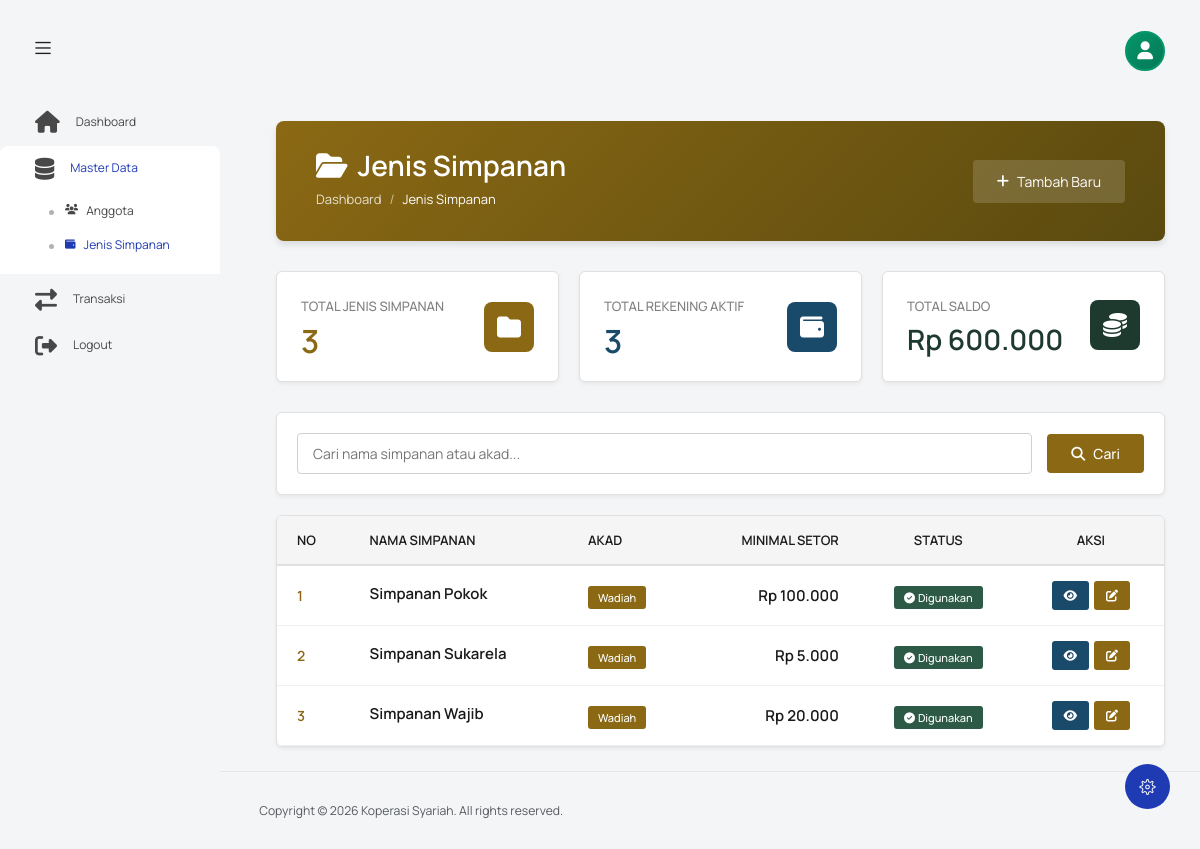
The app's page /index.php?controller=jenisSimpanan&action=index (signed in) with its own data.
### tables this page shows
CREATE TABLE `tb_jenis_simpanan` (
  `id_jenis` int NOT NULL,
  `nama_simpanan` varchar(50) DEFAULT NULL,
  `akad` varchar(50) DEFAULT NULL,
  `minimal_setor` decimal(15,2) DEFAULT NULL
);

### controllers/JenisSimpananController.php (called while the page is built, shortened)
<?php
require_once __DIR__ . '/../models/JenisSimpananModel.php';
class JenisSimpananController
{
    private $model;
    public function __construct($pdo)
    {
        $this->model = new JenisSimpananModel($pdo);
    }
    public function index(): void
    {
        $page = (int)($_GET['page'] ?? 1);
        $perPage = 10;
        $search = $_GET['search'] ?? '';
        $jenisSimpanan = $this->model->getJenisSimpananPaginated($page, $perPage, $search);
        $total = $this->model->getTotalJenisSimpanan($search);
        $statistics = $this->model->getStatistics();
        $totalPages = ceil($total / $perPage);
        $pagination = [
            'page' => $page,
            'perPage' => $perPage,
            'total' => $total,
            'totalPages' => $totalPages
        ];
        require_once __DIR__ . '/../views/jenis-simpanan/index.php';
    }
}

### models/JenisSimpananModel.php (called while the page is built, shortened)
<?php
class JenisSimpananModel
{
    private $db;
    public function __construct($pdo)
    {
        $this->db = $pdo;
    }
    public function getJenisSimpananPaginated(int $page = 1, int $perPage = 10, string $search = ''): array
    {
        $offset = ($page - 1) * $perPage;
        $query = "SELECT * FROM tb_jenis_simpanan WHERE 1=1";
        $params = [];
        $query .= " ORDER BY nama_simpanan ASC LIMIT :perPage OFFSET :offset";
        $stmt = $this->db->prepare($query);
        $stmt->bindValue(':perPage', $perPage, PDO::PARAM_INT);
        $stmt->bindValue(':offset', $offset, PDO::PARAM_INT);
        $stmt->execute();
        return $stmt->fetchAll(PDO::FETCH_ASSOC);
    }
    public function getTotalJenisSimpanan(string $search = ''): int
    {
        $query = "SELECT COUNT(*) as total FROM tb_jenis_simpanan WHERE 1=1";
        $params = [];
        $stmt = $this->db->prepare($query);
        $stmt->execute();
        $result = $stmt->fetch(PDO::FETCH_ASSOC);
        return (int)($result['total'] ?? 0);
    }
    public function getStatistics(): array
    {
        $statistics = [];
        $query = "SELECT COUNT(*) as total FROM tb_jenis_simpanan";
        $stmt = $this->db->query($query);
        $result = $stmt->fetch(PDO::FETCH_ASSOC);
        $statistics['total_jenis'] = (int)($result['total'] ?? 0);
        $query = "SELECT js.nama_simpanan, COUNT(sa.id_simpanan) as total_rekening,
                          SUM(sa.saldo_terakhir) as total_saldo
                  FROM tb_jenis_simpanan js
                  LEFT JOIN tb_simpanan_anggota sa ON js.id_jenis = sa.id_jenis
                  GROUP BY js.id_jenis, js.nama_simpanan
                  ORDER BY total_rekening DESC";
        $stmt = $this->db->query($query);
        $statistics['per_jenis'] = $stmt->fetchAll(PDO::FETCH_ASSOC);
        return $statistics;
    }
}

### views/jenis-simpanan/index.php (the view, shortened to what this page needs)
<?php include('template/header.php'); ?>
<body class="with-welcome-text">
  <div class="container-scroller">
    <?php include 'template/navbar.php'; ?>
    <div class="container-fluid page-body-wrapper">
      <?php include 'template/setting_panel.php'; ?>
      <?php include 'template/sidebar.php'; ?>
      <div class="main-panel">
        <div class="content-wrapper">
          <div class="row">
            <div class="col-sm-12">
              <div style="background: linear-gradient(135deg, #8b6914 0%, #5a4a0f 100%); color: white; padding: 30px 40px; border-radius: 8px; margin-bottom: 30px; box-shadow: 0 4px 6px rgba(0, 0, 0, 0.1);">
                <div style="display: flex; justify-content: space-between; align-items: center;">
                  <div>
                    <h2 style="font-size: 28px; font-weight: 600; margin: 0 0 8px 0; color: white;">
                      <i class="fas fa-folder-open" style="margin-right: 10px;"></i>Jenis Simpanan
                    </h2>
                    <nav style="background: transparent; padding: 0;">
                      <ol style="list-style: none; padding: 0; margin: 0; display: flex; gap: 8px; font-size: 13px;">
                        <li><a href="index.php?controller=dashboard&action=admin" style="color: rgba(255, 255, 255, 0.8); text-decoration: none;">Dashboard</a></li>
                        <li style="color: rgba(255, 255, 255, 0.6);">/</li>
                        <li style="color: white;">Jenis Simpanan</li>
                      </ol>
                    </nav>
                  </div>
                  <div style="display: flex; gap: 10px;">
                    <a href="index.php?controller=jenissimpanan&action=create"
                       style="padding: 12px 24px; background: rgba(255, 255, 255, 0.15); color: white; border-radius: 4px; text-decoration: none; font-size: 14px; transition: all 0.3s ease; display: flex; align-items: center;">
                      <i class="fas fa-plus" style="margin-right: 8px;"></i>Tambah Baru
                    </a>
                  </div>
                </div>
              </div>
              <div style="display: grid; grid-template-columns: repeat(auto-fit, minmax(250px, 1fr)); gap: 20px; margin-bottom: 30px;">
                <div style="background: white; border: 1px solid #e0e0e0; border-radius: 6px; padding: 24px; box-shadow: 0 2px 4px rgba(0, 0, 0, 0.06);">
                  <div style="display: flex; align-items: center; justify-content: space-between;">
                    <div>
                      <p style="margin: 0 0 8px 0; font-size: 13px; color: #808080; text-transform: uppercase; font-weight: 500;">Total Jenis Simpanan</p>
                      <h3 style="margin: 0; font-size: 32px; font-weight: 600; color: #8b6914;">
                        <?= number_format($statistics['total_jenis'] ?? 0) ?>
                      </h3>
                    </div>
                    <div style="width: 50px; height: 50px; background: #8b6914; border-radius: 8px; display: flex; align-items: center; justify-content: center;">
                      <i class="fas fa-folder" style="font-size: 24px; color: white;"></i>
                    </div>
                  </div>
                </div>
                <?php
                $totalRekening = 0;
                $totalSaldo = 0;
                foreach ($statistics['per_jenis'] ?? [] as $stat) {
                    $totalRekening += ($stat['total_rekening'] ?? 0);
                    $totalSaldo += ($stat['total_saldo'] ?? 0);
                }
                ?>
                <div style="background: white; border: 1px solid #e0e0e0; border-radius: 6px; padding: 24px; box-shadow: 0 2px 4px rgba(0, 0, 0, 0.06);">
                  <div style="display: flex; align-items: center; justify-content: space-between;">
                    <div>
                      <p style="margin: 0 0 8px 0; font-size: 13px; color: #808080; text-transform: uppercase; font-weight: 500;">Total Rekening Aktif</p>
                      <h3 style="margin: 0; font-size: 32px; font-weight: 600; color: #1a4a6a;">
                        <?= number_format($totalRekening) ?>
                      </h3>
                    </div>
                    <div style="width: 50px; height: 50px; background: #1a4a6a; border-radius: 8px; display: flex; align-items: center; justify-content: center;">
                      <i class="fas fa-wallet" style="font-size: 24px; color: white;"></i>
                    </div>
                  </div>
                </div>
                <div style="background: white; border: 1px solid #e0e0e0; border-radius: 6px; padding: 24px; box-shadow: 0 2px 4px rgba(0, 0, 0, 0.06);">
                  <div style="display: flex; align-items: center; justify-content: space-between;">
                    <div>
                      <p style="margin: 0 0 8px 0; font-size: 13px; color: #808080; text-transform: uppercase; font-weight: 500;">Total Saldo</p>
                      <h3 style="margin: 0; font-size: 28px; font-weight: 600; color: #1e3a2f;">
                        Rp <?= number_format($totalSaldo, 0, ',', '.') ?>
                      </h3>
                    </div>
                    <div style="width: 50px; height: 50px; background: #1e3a2f; border-radius: 8px; display: flex; align-items: center; justify-content: center;">
                      <i class="fas fa-coins" style="font-size: 24px; color: white;"></i>
                    </div>
                  </div>
                </div>
              </div>
              <div style="background: white; border: 1px solid #e0e0e0; border-radius: 6px; padding: 20px; margin-bottom: 20px; box-shadow: 0 2px 4px rgba(0, 0, 0, 0.06);">
                <form method="GET" action="index.php" style="display: flex; gap: 15px; align-items: center;">
                  <div style="flex: 1;">
                    <input type="text" name="search" placeholder="Cari nama simpanan atau akad..."
                           value="<?= htmlspecialchars($search) ?>"
                           style="width: 100%; padding: 10px 15px; border: 1px solid #d0d0d0; border-radius: 4px; font-size: 14px;">
                  </div>
                  <button type="submit" style="padding: 10px 24px; background: #8b6914; color: white; border: none; border-radius: 4px; font-size: 14px; cursor: pointer; font-weight: 500;">
                    <i class="fas fa-search" style="margin-right: 8px;"></i>Cari
                  </button>
                </form>
              </div>
              <div style="background: white; border: 1px solid #e0e0e0; border-radius: 6px; overflow: hidden; box-shadow: 0 2px 4px rgba(0, 0, 0, 0.06);">
                <div style="overflow-x: auto;">
                  <table style="width: 100%; border-collapse: collapse;">
                    <thead>
                      <tr style="background: #f5f5f5; border-bottom: 2px solid #e0e0e0;">
                        <th style="padding: 15px 20px; text-align: left; font-size: 13px; font-weight: 600; color: #1a1a1a; text-transform: uppercase;">No</th>
                        <th style="padding: 15px 20px; text-align: left; font-size: 13px; font-weight: 600; color: #1a1a1a; text-transform: uppercase;">Nama Simpanan</th>
                        <th style="padding: 15px 20px; text-align: left; font-size: 13px; font-weight: 600; color: #1a1a1a; text-transform: uppercase;">Akad</th>
                        <th style="padding: 15px 20px; text-align: right; font-size: 13px; font-weight: 600; color: #1a1a1a; text-transform: uppercase;">Minimal Setor</th>
                        <th style="padding: 15px 20px; text-align: center; font-size: 13px; font-weight: 600; color: #1a1a1a; text-transform: uppercase;">Status</th>
                        <th style="padding: 15px 20px; text-align: center; font-size: 13px; font-weight: 600; color: #1a1a1a; text-transform: uppercase;">Aksi</th>
                      </tr>
                    </thead>
                    <tbody>
                      <?php if (empty($jenisSimpanan)): ?>
                        <tr>
                          <td colspan="7" style="padding: 40px; text-align: center; color: #808080;">
                            <i class="fas fa-inbox" style="font-size: 48px; margin-bottom: 15px; color: #b0b0b0;"></i>
                            <p style="margin: 0; font-size: 14px;">Tidak ada jenis simpanan</p>
                            <?php if (!empty($search)): ?>
                              <p style="margin: 5px 0 0 0; font-size: 12px;">Coba kata kunci pencarian lain</p>
                            <?php else: ?>
                              <p style="margin: 5px 0 0 0; font-size: 12px;">
                                <a href="index.php?controller=jenissimpanan&action=create" style="color: #8b6914; font-weight: 500;">Tambah jenis simpanan baru</a>
                              </p>
                            <?php endif; ?>
                          </td>
                        </tr>
                      <?php else: ?>
                        <?php foreach ($jenisSimpanan as $index => $row): ?>
                          <?php
                          $isUsed = false;
                          foreach ($statistics['per_jenis'] ?? [] as $stat) {
                            if ($stat['nama_simpanan'] === $row['nama_simpanan'] && ($stat['total_rekening'] ?? 0) > 0) {
                              $isUsed = true;
                              break;
                            }
                          }
                          $no = ($pagination['page'] - 1) * $pagination['perPage'] + $index + 1;
                          ?>
                          <tr style="border-bottom: 1px solid #f0f0f0; transition: background 0.2s ease;">
                            <td style="padding: 15px 20px;">
                              <div style="font-weight: 600; color: #8b6914; font-size: 14px;">
                                <?= $no ?>
                              </div>
                            </td>
                            <td style="padding: 15px 20px;">
                              <div style="font-weight: 600; color: #1a1a1a; font-size: 15px; margin-bottom: 4px;">
                                <?= htmlspecialchars($row['nama_simpanan']) ?>
                              </div>
                            </td>
                            <td style="padding: 15px 20px;">
                              <span style="background: #8b6914; color: white; padding: 4px 10px; border-radius: 3px; font-size: 11px; font-weight: 500;">
                                <?= htmlspecialchars($row['akad']) ?>
                              </span>
                            </td>
                            <td style="padding: 15px 20px; text-align: right;">
                              <div style="font-weight: 600; color: #1a1a1a; font-size: 15px;">
                                Rp <?= number_format($row['minimal_setor'], 0, ',', '.') ?>
                              </div>
                            </td>
                            <td style="padding: 15px 20px; text-align: center;">
                              <?php if ($isUsed): ?>
                                <span style="background: #2d5a47; color: white; padding: 4px 10px; border-radius: 3px; font-size: 11px; font-weight: 500;">
                                  <i class="fas fa-check-circle" style="margin-right: 3px;"></i>Digunakan
                                </span>
                              <?php else: ?>
                                <span style="background: #e0e0e0; color: #808080; padding: 4px 10px; border-radius: 3px; font-size: 11px; font-weight: 500;">
                                  <i class="fas fa-times-circle" style="margin-right: 3px;"></i>Kosong
                                </span>
                              <?php endif; ?>
                            </td>
                            <td style="padding: 15px 20px; text-align: center;">
                              <div style="display: flex; gap: 5px; justify-content: center;">
                                <a href="index.php?controller=jenissimpanan&action=view&id=<?= $row['id_jenis'] ?>"
                                   style="padding: 6px 12px; background: #1a4a6a; color: white; border-radius: 3px; text-decoration: none; font-size: 12px; transition: all 0.3s ease;"
                                   title="Lihat Detail">
                                  <i class="fas fa-eye"></i>
                                </a>
                                <a href="index.php?controller=jenissimpanan&action=edit&id=<?= $row['id_jenis'] ?>"
                                   style="padding: 6px 12px; background: #8b6914; color: white; border-radius: 3px; text-decoration: none; font-size: 12px; transition: all 0.3s ease;"
                                   title="Edit">
                                  <i class="fas fa-edit"></i>
                                </a>
                              </div>
                            </td>
                          </tr>
                        <?php endforeach; ?>
                      <?php endif; ?>
                    </tbody>
                  </table>
                </div>
              </div>
            </div>
          </div>
        </div>
        <footer class="footer">
          <div class="d-sm-flex justify-content-center justify-content-sm-between">
            <span class="text-muted text-center text-sm-left d-block d-sm-inline-block">
              Copyright © <?= date('Y') ?> Koperasi Syariah. All rights reserved.
            </span>
          </div>
        </footer>
      </div>
    </div>
  </div>
</body>
</html>

### records on screen
tb_jenis_simpanan: no "1", nama_simpanan "Simpanan Pokok", akad "Wadiah", minimal_setor "100.000", shows "Digunakan"
tb_jenis_simpanan: no "2", nama_simpanan "Simpanan Sukarela", akad "Wadiah", minimal_setor "5.000", shows "Digunakan"
tb_jenis_simpanan: no "3", nama_simpanan "Simpanan Wajib", akad "Wadiah", minimal_setor "20.000", shows "Digunakan"

### other values on screen
$statistics['total_jenis'] "3"
$totalRekening "3"
$totalSaldo "600.000"
